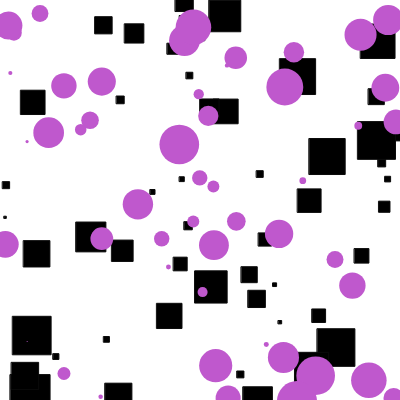
Frame 1 (no input)
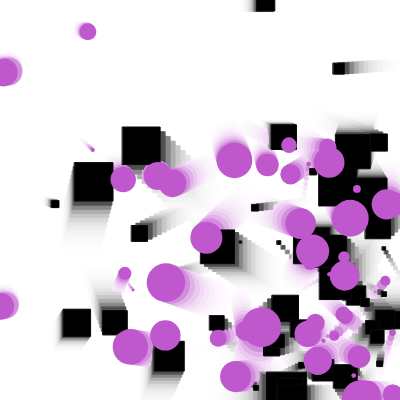
Frame 60 (no input)
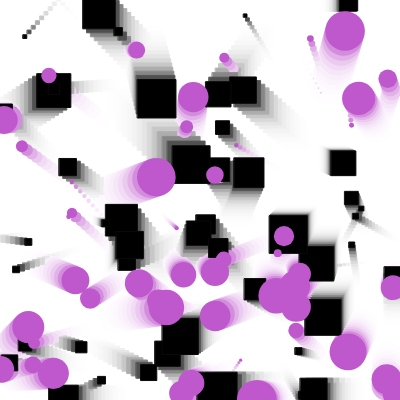
Frame 120 (the mouse pressed at the canvas centre since frame 60)

The p5.js sketch that drew these frames (run headless with seeded random() and noise() and a simulated clock; from frame 60 on, the mouse is pressed at the canvas centre):

// p5.js sketch
// ── sketch.js
let x,y,size;
let xSpeed,ySpeed,xDir,yDir;
let shapey1;
let shapeArr = [];
let circ;
let col;
let circArray = [];

function setup() {
        createCanvas(400,400)
        background(255)
        x = width/2; //middle? 
        y = height/2; //centre
        size = 10; 
        xSpeed = random(0.3,5);
        ySpeed = random(0.3,5);
        xDir = 1;
        yDir = 1;
        col = color(random(0,255), random(0,255), random(0,255));

        
       // shapey1 = new movingShape();
        for(let shapey = 0; shapey < 50; shapey++){
                shapeArr.push(new movingShape(random(0,width),random(0,height),random(1,40)));
        }
        for(let circ = 0; circ < 50; circ++){
                circArray.push(new movingCircle(random(0,width),random(0,height),random(1,40), col));
        }
}

function draw() {
        noStroke(); 
        rectMode(CORNER);
        fill(255,80);
        rect(0,0,width,height);
        // move();
        // display();
        // shapey1.move();
        // shapey1.display();
        for(let shapey = 0; shapey < 50; shapey++){
                shapeArr[shapey].move();
                shapeArr[shapey].display();
        }
        for(let circ = 0; circ < 50; circ++){
                circArray[circ].move();
                circArray[circ].display();
        }

}

 function move() {
        x = x + (xSpeed * xDir);
        y = y + (ySpeed * yDir);

        if(x > (width-size) || x < size){
                xDir = xDir * -1;
            }
    
            if(y > (height-size) || y < size){
                yDir = yDir * -1;
            }
}

function display() { 
        stroke(10);
        rectMode(CENTER);
        fill(0);
        rect(x, y,size,size);
}

class movingShape {
        constructor(startX, startY, startSize){
                // this.x = startX;
                // this.y = startY;
                // this.size = startSize;
                this.x = startX; //middle? 
                this.y = startY; //centre
                this.size = startSize; 
                this.xSpeed = random(0.3,5);
                this.ySpeed = random(0.3,5);
                this.xDir = 1;
                this.yDir = 1;
        }
        move(){
                this.x = this.x + (this.xSpeed * this.xDir);
                this.y = this.y + (this.ySpeed * this.yDir);
        
                if(this.x > (width-(this.size/2)) || this.x < (this.size/2)){
                        this.xDir = this.xDir * -1;
                        
                    }
            
                    if(this.y > (height-(this.size/2)) || this.y < (this.size/2)){
                        this.yDir = this.yDir * -1;
                    }
        }
        display(){
                stroke(10);
                rectMode(CENTER);
                fill(0);
                rect(this.x, this.y, this.size, this.size)
        }
}
class movingCircle extends movingShape {
        constructor(startX,startY,startSize,colour){
                super(startX,startY,startSize);
                this.colour = colour;
        }
        move(){
                super.move();
        }
        display(){
                noStroke();
                fill(this.colour);
                ellipse(this.x,this.y,this.size,this.size);
        }
}
